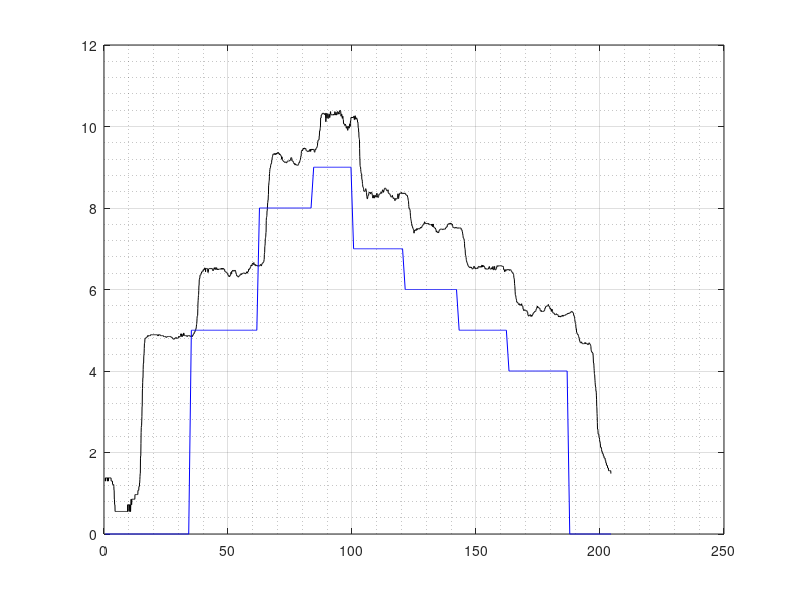

This figure's MATLAB source:
%% CARGA DE DATOS
[ALL]=csvread('Prueba_6.csv'); %%valor de muestras
[A]=ALL(:,2); %temp
[B]=ALL(:,3); %hum1
[C]=ALL(:,4); %hum
[D]=ALL(:,5); %pres
[E]=ALL(:,6); %densidad
[F]=ALL(:,7); %lec DdP (V)  
[G]=ALL(:,8); %DdP (P)
[H]=ALL(:,9); %DdP c/filtro  
[I]=ALL(:,10); %v s/filtro
[J]=ALL(:,11); %v c/filtro
[K]=ALL(:,12); %tiempo
K=K/1000;
[L]=ALL(:,13);  %pwm f
[M]=ALL(:,14);  %control
[T]=ALL(:,15); %v ref
[O]=ALL(:,16); %error


figure(1)
plot(K,J,'k',K,T,'b');%v c/f. + v ref

grid on
grid minor